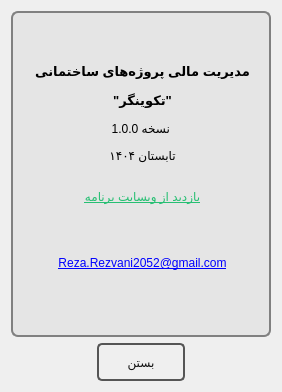
<?xml version="1.0" encoding="UTF-8"?>
<ui version="4.0">
 <class>DialogAbout</class>
 <widget class="QDialog" name="DialogAbout">
  <property name="geometry">
   <rect>
    <x>0</x>
    <y>0</y>
    <width>282</width>
    <height>392</height>
   </rect>
  </property>
  <property name="windowTitle">
   <string>درباره برنامه</string>
  </property>
  <property name="windowIcon">
   <iconset resource="../RC/resources.qrc">
    <normaloff>:/app-icon.jpg</normaloff>:/app-icon.jpg</iconset>
  </property>
  <property name="layoutDirection">
   <enum>Qt::LayoutDirection::RightToLeft</enum>
  </property>
  <property name="modal">
   <bool>true</bool>
  </property>
  <layout class="QGridLayout" name="gridLayout">
   <item row="0" column="0">
    <widget class="QLabel" name="lblMainContent">
     <property name="sizePolicy">
      <sizepolicy hsizetype="Preferred" vsizetype="Expanding">
       <horstretch>0</horstretch>
       <verstretch>0</verstretch>
      </sizepolicy>
     </property>
     <property name="styleSheet">
      <string notr="true">border: 2px solid gray;
border-radius: 7px;
background-color: #E5E5E5;</string>
     </property>
     <property name="text">
      <string>&lt;html&gt;&lt;head/&gt;&lt;body&gt;&lt;p align=&quot;center&quot;&gt;&lt;br/&gt;&lt;/p&gt;&lt;p align=&quot;center&quot;&gt;&lt;span style=&quot; font-size:10pt; font-weight:600;&quot;&gt;مدیریت مالی پروژه‌های ساختمانی&lt;/span&gt;&lt;/p&gt;&lt;p align=&quot;center&quot;&gt;&lt;span style=&quot; font-size:10pt; font-weight:600;&quot;&gt;&amp;quot;تکوینگر&amp;quot;&lt;/span&gt;&lt;/p&gt;&lt;p align=&quot;center&quot;&gt;نسخه 1.0.0 &lt;/p&gt;&lt;p align=&quot;center&quot;&gt;تابستان ۱۴۰۴&lt;br/&gt;&lt;/p&gt;&lt;p align=&quot;center&quot;&gt;&lt;a href=&quot;http://takvingar.ir/&quot;&gt;&lt;span style=&quot; color:#27bf73;&quot;&gt;بازدید از وبسایت برنامه&lt;/span&gt;&lt;/a&gt;&lt;/p&gt;&lt;p&gt;&lt;br/&gt;&lt;/p&gt;&lt;p align=&quot;center&quot;&gt;&lt;a href=&quot;mailto:reza.rezvani2052@gmail.com?subject=Takvingar&amp;amp;body=Hi&quot;&gt;&lt;span style=&quot; text-decoration: underline; color:#0000ff;&quot;&gt;Reza.Rezvani2052@gmail.com&lt;/span&gt;&lt;/a&gt;&lt;br/&gt;&lt;/p&gt;&lt;p align=&quot;center&quot;&gt;&lt;br/&gt;&lt;/p&gt;&lt;/body&gt;&lt;/html&gt;</string>
     </property>
     <property name="openExternalLinks">
      <bool>true</bool>
     </property>
    </widget>
   </item>
   <item row="1" column="0">
    <layout class="QHBoxLayout" name="horizontalLayout_2">
     <item>
      <spacer name="horizontalSpacer_4">
       <property name="orientation">
        <enum>Qt::Orientation::Horizontal</enum>
       </property>
       <property name="sizeHint" stdset="0">
        <size>
         <width>40</width>
         <height>20</height>
        </size>
       </property>
      </spacer>
     </item>
     <item>
      <widget class="QPushButton" name="btnOk">
       <property name="sizePolicy">
        <sizepolicy hsizetype="MinimumExpanding" vsizetype="Fixed">
         <horstretch>0</horstretch>
         <verstretch>0</verstretch>
        </sizepolicy>
       </property>
       <property name="styleSheet">
        <string notr="true">QPushButton{
color: #111;
border: 2px solid #555;
border-radius: 5px;
padding: 2px;
background: qradialgradient(cx: 0.4, cy: -0.1,
fx: 0.4, fy: -0.1,
radius: 1.35, stop: 0 #fff, stop: 1 #ddd);
min-width: 80px;
min-height: 30px;
}

QPushButton:hover {
background: qradialgradient(cx: 0.3, cy: -0.4,
fx: 0.3, fy: -0.4,
radius: 1.35, stop: 0 #fff, stop: 1 #bbb);
}

QPushButton:pressed {
background: qradialgradient(cx: 0.3, cy: -0.4,
fx: 0.3, fy: -0.4,
radius: 1.35, stop: 0 #fff, stop: 1 #888);
}
</string>
       </property>
       <property name="text">
        <string>بستن</string>
       </property>
       <property name="icon">
        <iconset>
         <normaloff>:/icon/pic/OK.png</normaloff>:/icon/pic/OK.png</iconset>
       </property>
       <property name="default">
        <bool>true</bool>
       </property>
      </widget>
     </item>
     <item>
      <spacer name="horizontalSpacer">
       <property name="orientation">
        <enum>Qt::Orientation::Horizontal</enum>
       </property>
       <property name="sizeHint" stdset="0">
        <size>
         <width>40</width>
         <height>20</height>
        </size>
       </property>
      </spacer>
     </item>
    </layout>
   </item>
  </layout>
 </widget>
 <resources>
  <include location="../RC/resources.qrc"/>
 </resources>
 <connections/>
</ui>
